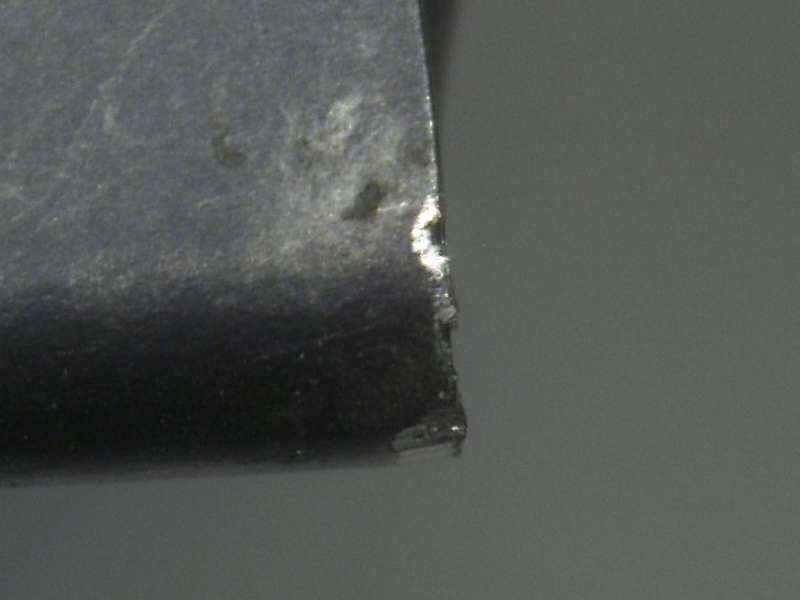
%> input picture fakepic/3-major flank.png, 800 x 600 px
$ octave Forier.m   (GNU Octave 9; MATLAB toolbox functions it lacks are replaced by stand-ins)
%> lines starting %> are read from the running program, lines starting %| are printed output that depends on the picture
clear
clc
img=imread('3-major flank.png');
%> img is the input picture: size 600x800x3 uint8; mean R, G, B 82.8, 86.2, 83.2
imshow(img);title('原图');
figure();
f=rgb2gray(img);    %对于RGB图像必须做的一步，也可以用im2double函数
imshow(f);title('灰度图');
figure;
F=fft2(f);          %傅里叶变换
F1=log(abs(F)+1);   %取模并进行缩放
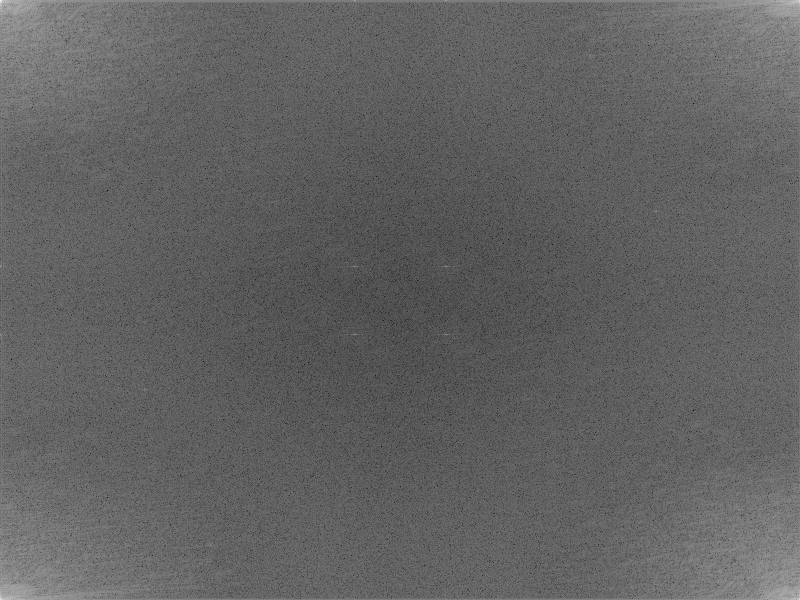
%> F1: size 600x800 double; min 0.386, max 17.52, mean 7.01; drawn with min black and max white
imshow(F1,[]);title('傅里叶变换频谱图');
figure();
Fs=fftshift(F);      %将频谱图中零频率成分移动至频谱图中心
S=log(abs(Fs)+1);    %取模并进行缩放
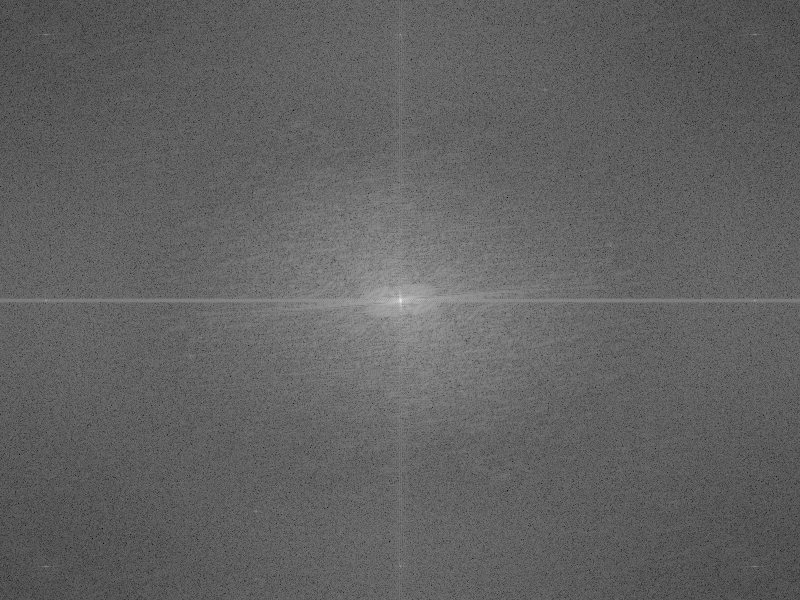
%> S: size 600x800 double; min 0.386, max 17.52, mean 7.01; mean of the top-left, top-right, bottom-left and bottom-right quarters 7.02, 6.98, 6.99, 7.03; drawn with min black and max white
imshow(S,[]);title('频移后的频谱图');
figure();
fr=real(ifft2(ifftshift(Fs)));  %频率域反变换到空间域，并取实部
ret=im2uint8(mat2gray(fr));    %更改图像类型
imshow(ret),title('逆傅里叶变换');

$ run again, with fakepic/4-major flank.png copied over fakepic/3-major flank.png
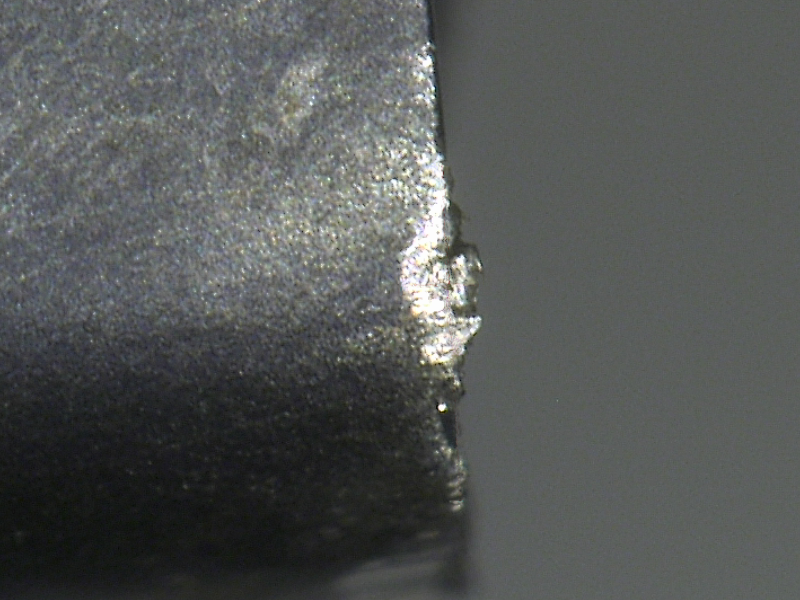
%> input picture fakepic/4-major flank.png, 800 x 600 px
%> img is the input picture: size 600x800x3 uint8; mean R, G, B 84.7, 87.4, 86.3
%> `F1=log(abs(F)+1);`:
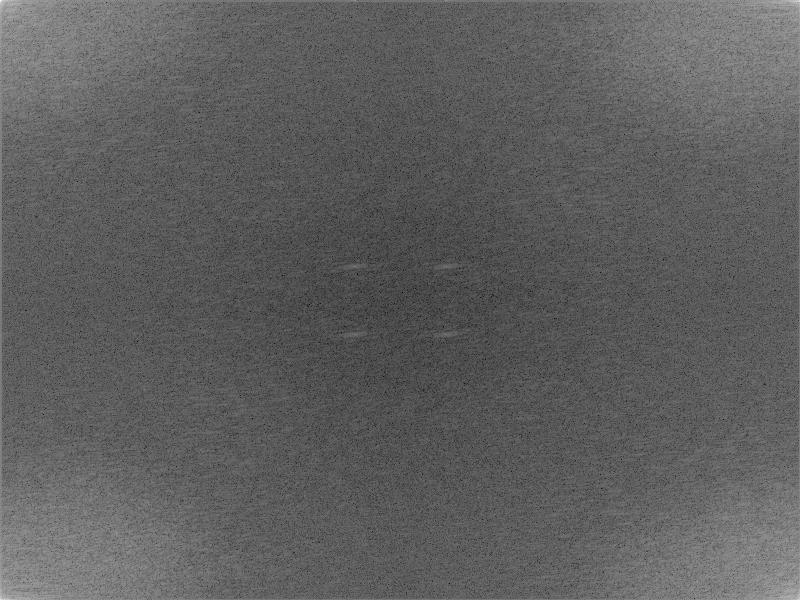
%> F1: size 600x800 double; min 1.62, max 17.54, mean 7.58; drawn with min black and max white
%> `S=log(abs(Fs)+1);`:
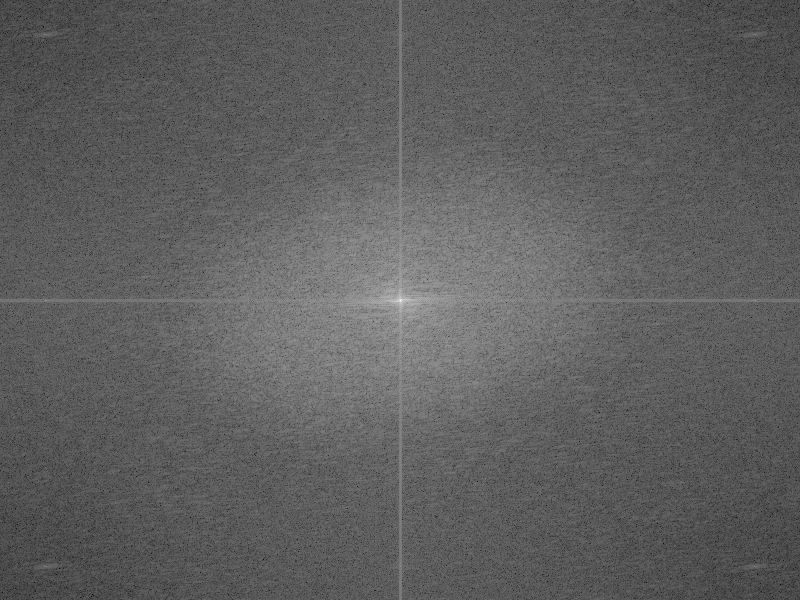
%> S: size 600x800 double; min 1.62, max 17.54, mean 7.58; mean of the top-left, top-right, bottom-left and bottom-right quarters 7.53, 7.62, 7.62, 7.55; drawn with min black and max white
